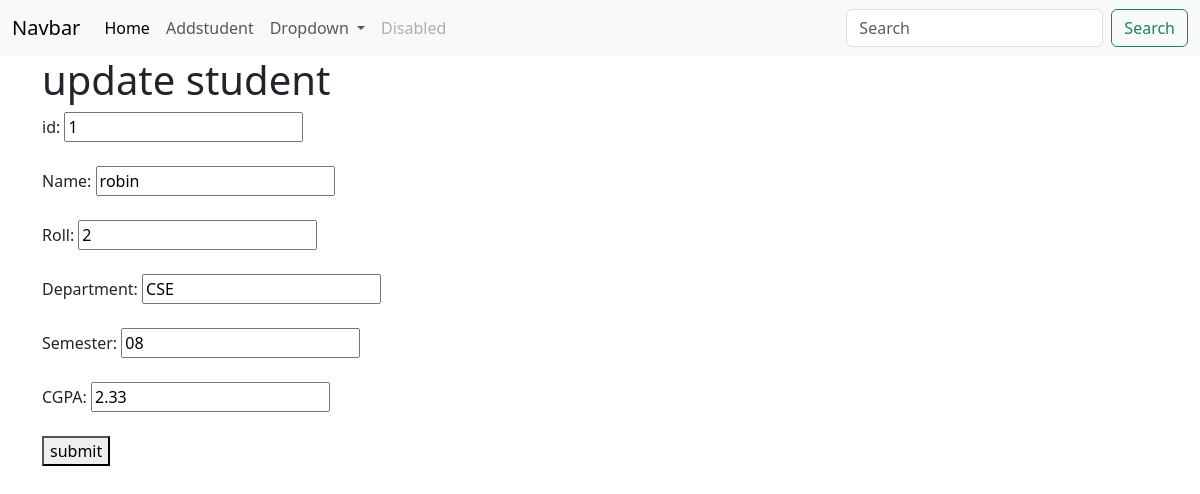
Page /studentIdCall/1 on the earlier database version.
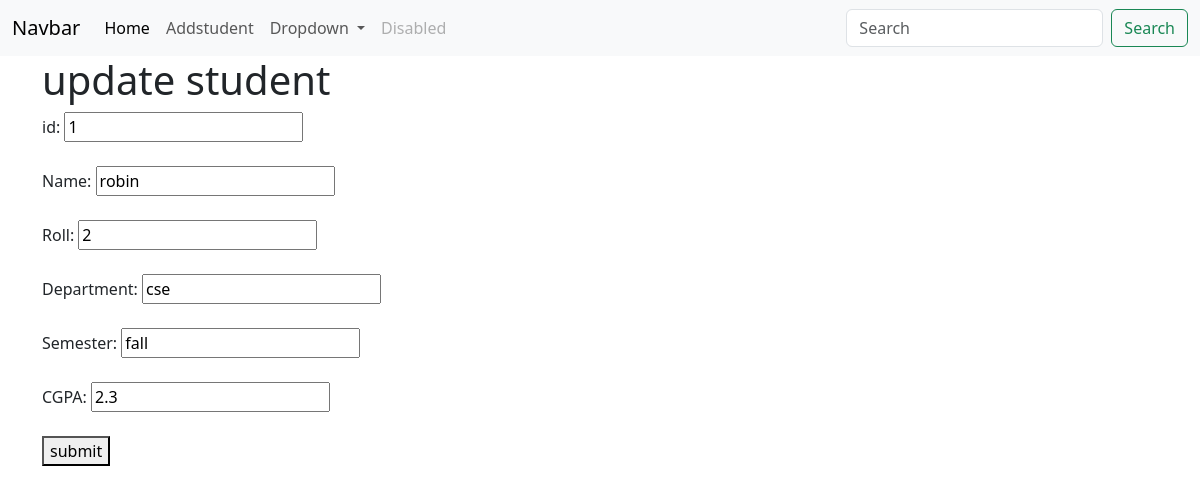
Same page on the later database version.
### myapp/models.py (models this page shows, shortened)
class student(models.Model):
    name = models.CharField(max_length=255)
    department = models.CharField(max_length=255)
    roll = models.IntegerField()
    semester = models.CharField(max_length=255, null=True)
    cgpa = models.FloatField(null=True,blank=True)

### myapp/views.py (the view)
# urls.py: path('studentIdCall/<int:id>', studentIdCall , name='studentIdCall'),
def studentIdCall(request, id ):
    students = student.objects.get(id =id)
    return render(request, 'update_student.html',{"students": students})

### templates/update_student.html (shortened to what this page needs)
{% extends 'base.html' %}
{% block content %}
    <h1>update student</h1>
    <form action="{% url 'updateStudent' %}" method="post">
        <label for="id">id:</label>
        <input type="number" id="id" value="{{students.id}}" name="id">
        <br><br>
        <label for="name">Name:</label>
        <input type="text" id="name" value="{{students.name}}" name="name">
        <br><br>
        <label for="roll">Roll:</label>
        <input type="number" id="roll" value="{{students.roll}}" name="roll" required>
        <br><br>
        <label for="department">Department:</label>
        <input type="text" id="department" value="{{students.department}}" name="department" required>
        <br><br>
        <label for="semester">Semester:</label>
        <input type="text" id="semester" value="{{students.semester}}" name="semester">
        <br><br>
        <label for="cgpa">CGPA:</label>
        <input type="number" step="0.01" id="cgpa" value="{{students.cgpa}}" name="cgpa">
        <br><br>
        <button type="submit">submit</button>
    </form>
{% endblock %}

Differences in the rows shown:
changed student "robin": department "CSE" → "cse"; semester "08" → "fall"; cgpa "2.33" → "2.3"
